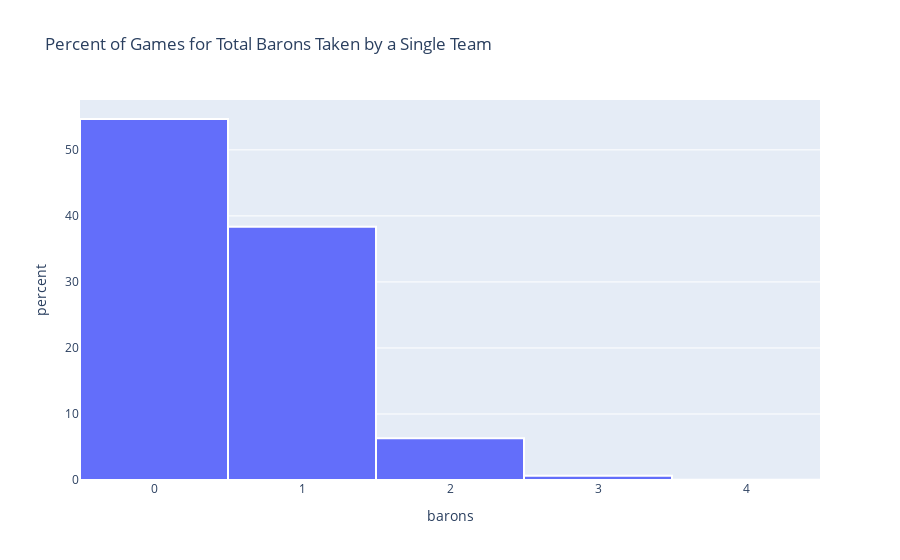

Here is the notebook cell this chart was saved with:
### Code cell
fig = px.histogram(
    final_team_df,
    x="barons",
    histnorm="percent",
    title="Percent of Games for Total Barons Taken by a Single Team"
)
fig.update_traces(marker_line_color="white", marker_line_width=2)
fig.show()

### Figure 1 — Plotly figure (JSON) as saved in the notebook; plotly's stock layout.template omitted (floating-point values rounded to 4 significant figures; data arrays with more than 128 entries replaced by an {"elided": "..."} marker saying what was removed)
{"data": [{"alignmentgroup": "True", "bingroup": "x", "histnorm": "percent", "hovertemplate": "barons=%{x}<br>percent=%{y}<extra></extra>", "legendgroup": "", "marker": {"color": "#636efa", "line": {"color": "white", "width": 2}, "pattern": {"shape": ""}}, "name": "", "offsetgroup": "", "orientation": "v", "showlegend": false, "type": "histogram", "x": {"elided": "19822 int values"}, "xaxis": "x", "yaxis": "y"}], "layout": {"barmode": "relative", "legend": {"tracegroupgap": 0}, "title": {"text": "Percent of Games for Total Barons Taken by a Single Team"}, "xaxis": {"anchor": "y", "domain": [0, 1], "title": {"text": "barons"}}, "yaxis": {"anchor": "x", "domain": [0, 1], "title": {"text": "percent"}}}}
